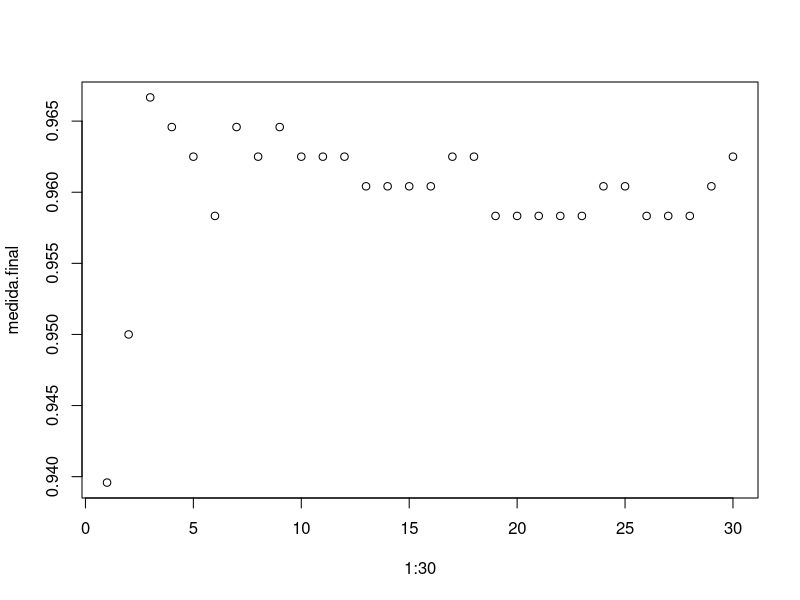

The R source for this figure:
#Instalando pacotes necessarios
install.packages("stringr")
library(stringr)
install.packages("class")
library(class)

#Subindo o arquivo
papagaio <- read.csv("papagaio.csv")
str(papagaio)

#Verificamos que o peso esta como string irei retirar o "kg" do peso e transformar para numero
str_view(papagaio$peso, "kg")
papagaio$peso <- str_replace_all(papagaio$peso, pattern = "kg",replacement = "" )
papagaio$peso <- as.numeric(papagaio$peso)
str(papagaio)

#Trocando o codigo da especie pelo nome correto e transformando em factor
str_view(papagaio$especie_papagaio, "^\\.[F][0-9]{3}")
papagaio$especie_papagaio <-  str_replace_all(papagaio$especie_papagaio, pattern = "^\\.[F][0-9]{3}",replacement = "corniculata" )
str_view(papagaio$especie_papagaio, "^\\..[F][0-9]{2}")
papagaio$especie_papagaio <-  str_replace_all(papagaio$especie_papagaio, pattern = "^\\..[F][0-9]{2}",replacement = "cirrhata")
str_view(papagaio$especie_papagaio, "^\\..[F][0-9]|^\\.[F][0-9][0-9]")
papagaio$especie_papagaio <-  str_replace_all(papagaio$especie_papagaio, pattern = "^\\..[F][0-9]|^\\.[F][0-9][0-9]",replacement = "arctica")
papagaio$especie_papagaio <- as.factor(papagaio$especie_papagaio)
levels(papagaio$especie_papagaio)


str(papagaio)

#separando 80% para treino e 20% para teste 
n <- round(0.8 * nrow(papagaio))
papagaio <- papagaio[sample(nrow(papagaio)),]
treino.papagaio <- papagaio[1:n,]
teste.papagaio <- papagaio[-(1:n),]


#Dividindo o conjunto de dados em 5 partes iguais para o cross validation
indices <- seq(from = 0, to = 480, by = 96)

#Realizando o KNN e validação cruzada
medida.final <- c()
for (k in 1:30) {
  
  medidas <- c()
  
  
  for (j in 1:5) {
    
    teste.cv <- treino.papagaio[(indices[j]+1):(indices[j+1]), ]
    treino.cv <- treino.papagaio[-((indices[j]+1):(indices[j+1])), ]
    
    modelo.cv <- knn(train = scale(treino.cv[, -5]), test = scale(teste.cv[, -5]), cl = treino.cv$especie_papagaio, k = k)
    medidas[j] <- mean(modelo.cv == teste.cv$especie_papagaio)
  }
  medida.final[k] <- mean(medidas)
}
medida.final

dados <- data.frame((k = 1:30), medida.final)

plot(x= 1:30, y = medida.final)

modelo.final <- knn(train = treino.papagaio[,-5], test = teste.papagaio[,-5], cl = treino.papagaio$especie_papagaio, k = 1)

mean(modelo.final == teste.papagaio$especie_papagaio)

#O melhor k foi o k=3 com uma acuracia de 96,67%




